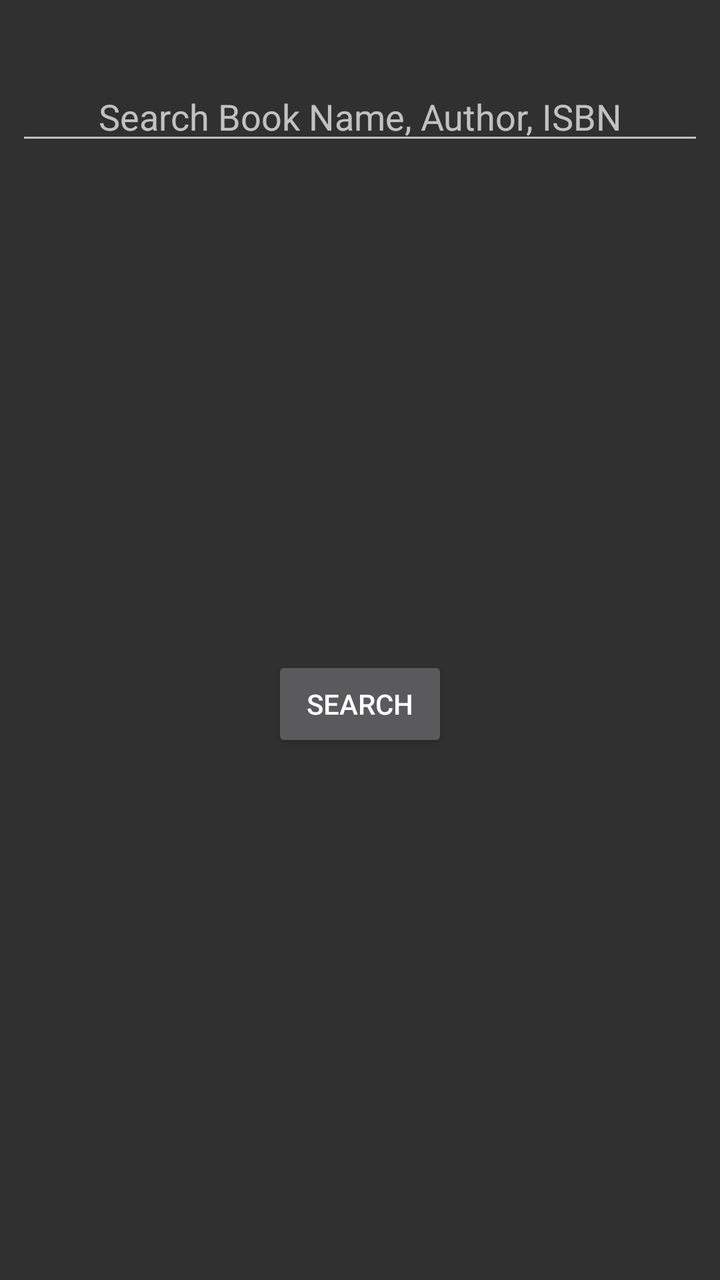
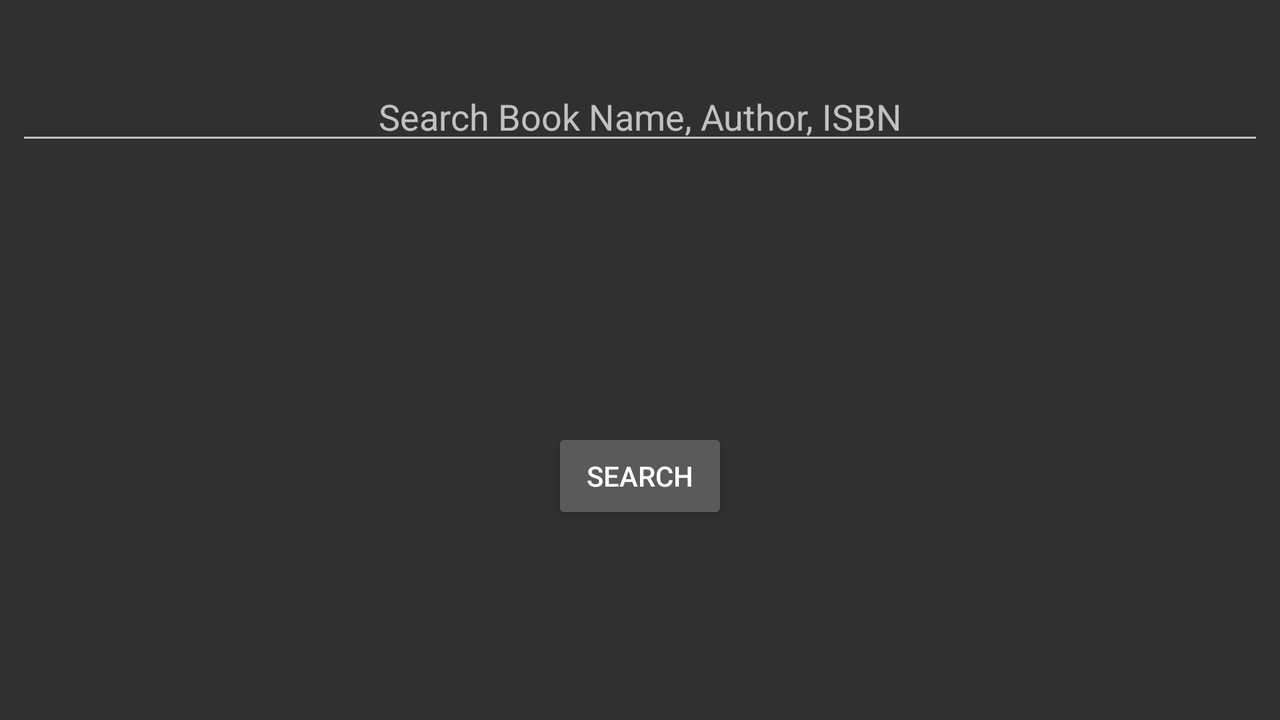

An Android layout and its configuration variant, each rendered on a device that would load it. The default file and the variant file are quoted in full after the pictures.
<!-- AndroidManifest.xml: application theme AppTheme -->
<!-- res/layout/activity_main.xml -->
<?xml version="1.0" encoding="utf-8"?>
<android.support.constraint.ConstraintLayout xmlns:android="http://schemas.android.com/apk/res/android"
    xmlns:app="http://schemas.android.com/apk/res-auto"
    xmlns:tools="http://schemas.android.com/tools"
    android:layout_width="match_parent"
    android:layout_height="match_parent"
    android:textAlignment="center"
    tools:context="com.manik.books.MainActivity"
    tools:layout_editor_absoluteY="81dp">


    <Button
        android:id="@+id/bu1"
        android:layout_width="wrap_content"
        android:layout_height="wrap_content"
        android:layout_marginBottom="264dp"
        android:layout_marginEnd="8dp"
        android:layout_marginStart="8dp"
        android:onClick="bunSearch"
        android:text="Search"
        app:layout_constraintBottom_toBottomOf="parent"
        app:layout_constraintEnd_toEndOf="parent"
        app:layout_constraintStart_toStartOf="parent" />

    <EditText
        android:id="@+id/etSearch"
        android:layout_width="0dp"
        android:layout_height="wrap_content"
        android:layout_marginEnd="8dp"
        android:layout_marginStart="8dp"
        android:layout_marginTop="36dp"
        android:ems="10"
        android:hint="Search Book Name, Author, ISBN"
        android:inputType="textCapWords"
        android:textAlignment="center"
        app:layout_constraintEnd_toEndOf="parent"
        app:layout_constraintHorizontal_bias="0.0"
        app:layout_constraintStart_toStartOf="parent"
        app:layout_constraintTop_toTopOf="parent" />


</android.support.constraint.ConstraintLayout>
<!-- resources referenced by this layout -->
<resources>
  <style name="AppTheme" parent="Theme.AppCompat">
          
          <item name="colorPrimary">@color/colorPrimary</item>
          <item name="colorPrimaryDark">@color/colorPrimaryDark</item>
          <item name="colorAccent">@color/colorAccent</item>
          <item name="android:colorPrimary">@color/colorPrimary</item>
      </style>
  <color name="colorPrimary">#3f51b5</color>
  <color name="colorPrimaryDark">#303F9F</color>
  <color name="colorAccent">#ef6c00</color>
</resources>
<!-- res/layout-land/activity_main.xml (the repository's variant of the layout above) -->
<!-- drawn on the phone turned sideways -->
<?xml version="1.0" encoding="utf-8"?>
<android.support.constraint.ConstraintLayout xmlns:android="http://schemas.android.com/apk/res/android"
    xmlns:app="http://schemas.android.com/apk/res-auto"
    xmlns:tools="http://schemas.android.com/tools"
    android:layout_width="match_parent"
    android:layout_height="match_parent"
    android:textAlignment="center"
    tools:context="com.manik.books.MainActivity"
    tools:layout_editor_absoluteY="81dp">


    <Button
        android:id="@+id/bu1"
        android:layout_width="wrap_content"
        android:layout_height="wrap_content"
        android:layout_marginBottom="88dp"
        android:layout_marginEnd="8dp"
        android:layout_marginStart="8dp"
        android:layout_marginTop="8dp"
        android:onClick="bunSearch"
        android:text="Search"
        app:layout_constraintBottom_toBottomOf="parent"
        app:layout_constraintEnd_toEndOf="parent"
        app:layout_constraintStart_toStartOf="parent"
        app:layout_constraintTop_toBottomOf="@+id/etSearch"
        app:layout_constraintVertical_bias="0.929" />

    <EditText
        android:id="@+id/etSearch"
        android:layout_width="0dp"
        android:layout_height="wrap_content"
        android:layout_marginEnd="8dp"
        android:layout_marginStart="8dp"
        android:layout_marginTop="36dp"
        android:ems="10"
        android:hint="Search Book Name, Author, ISBN"
        android:inputType="textCapWords"
        android:textAlignment="center"
        app:layout_constraintEnd_toEndOf="parent"
        app:layout_constraintHorizontal_bias="0.0"
        app:layout_constraintStart_toStartOf="parent"
        app:layout_constraintTop_toTopOf="parent" />


</android.support.constraint.ConstraintLayout>
